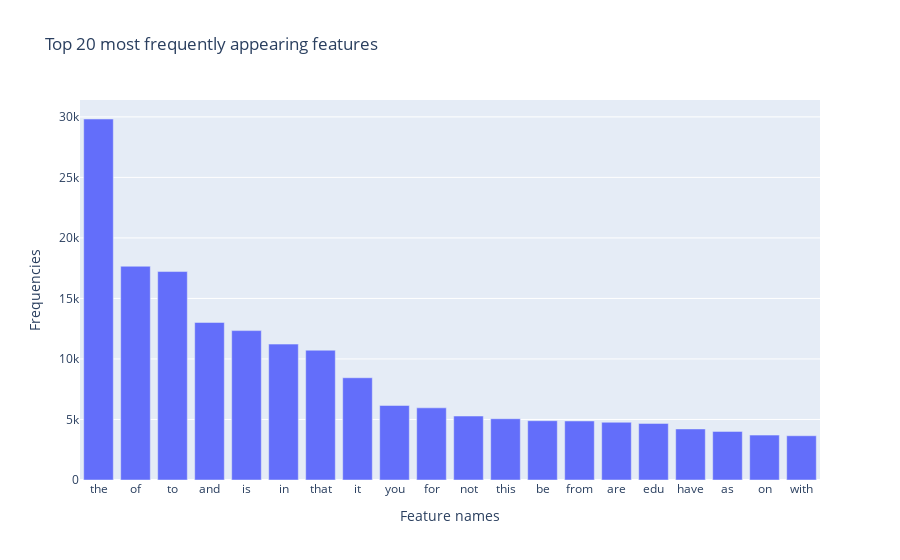

Here is the notebook cell this chart was saved with:
### Markdown cell above
Chose top 20 to apply to the bar plot for better visualization.

### Code cell
# Answer here
px_x = count_vect.get_feature_names_out()[index_list[0:20]]
px_y = term_frequencies[index_list[0:20]]

fig = px.bar(x=px_x, y=px_y, category_orders = px_x, 
             labels={'x':'Feature names', 'y':'Frequencies'}, title="Top 20 most frequently appearing features")
fig.show()

### Figure 1 — Plotly figure (JSON) as saved in the notebook; plotly's stock layout.template omitted (floating-point values rounded to 4 significant figures)
{"data": [{"alignmentgroup": "True", "hovertemplate": "Feature names=%{x}<br>Frequencies=%{y}<extra></extra>", "legendgroup": "", "marker": {"color": "#636efa", "pattern": {"shape": ""}}, "name": "", "offsetgroup": "", "orientation": "v", "showlegend": false, "textposition": "auto", "type": "bar", "x": ["the", "of", "to", "and", "is", "in", "that", "it", "you", "for", "not", "this", "be", "from", "are", "edu", "have", "as", "on", "with"], "xaxis": "x", "y": [29825, 17660, 17222, 13017, 12343, 11226, 10723, 8447, 6157, 5962, 5285, 5063, 4898, 4877, 4769, 4675, 4218, 4015, 3709, 3655], "yaxis": "y"}], "layout": {"barmode": "relative", "legend": {"tracegroupgap": 0}, "title": {"text": "Top 20 most frequently appearing features"}, "xaxis": {"anchor": "y", "domain": [0, 1], "title": {"text": "Feature names"}}, "yaxis": {"anchor": "x", "domain": [0, 1], "title": {"text": "Frequencies"}}}}
